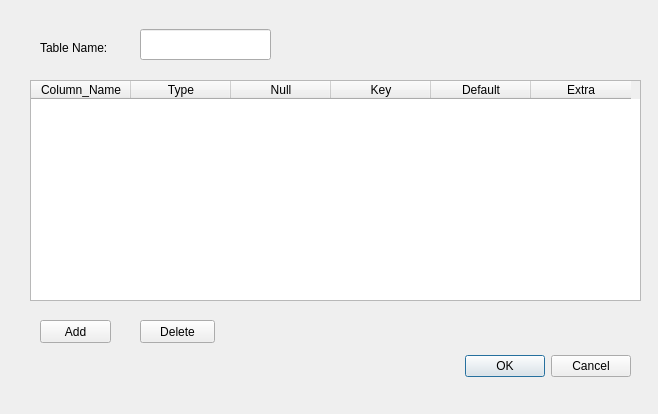
<?xml version="1.0" encoding="UTF-8"?>
<ui version="4.0">
 <class>NewTable</class>
 <widget class="QDialog" name="NewTable">
  <property name="geometry">
   <rect>
    <x>0</x>
    <y>0</y>
    <width>658</width>
    <height>414</height>
   </rect>
  </property>
  <property name="windowTitle">
   <string>New Table</string>
  </property>
  <widget class="QDialogButtonBox" name="buttonBox">
   <property name="geometry">
    <rect>
     <x>290</x>
     <y>350</y>
     <width>341</width>
     <height>32</height>
    </rect>
   </property>
   <property name="orientation">
    <enum>Qt::Horizontal</enum>
   </property>
   <property name="standardButtons">
    <set>QDialogButtonBox::Cancel|QDialogButtonBox::Ok</set>
   </property>
  </widget>
  <widget class="QTableWidget" name="tableWidget">
   <property name="geometry">
    <rect>
     <x>30</x>
     <y>80</y>
     <width>611</width>
     <height>221</height>
    </rect>
   </property>
   <column>
    <property name="text">
     <string>Column_Name</string>
    </property>
   </column>
   <column>
    <property name="text">
     <string>Type</string>
    </property>
   </column>
   <column>
    <property name="text">
     <string>Null</string>
    </property>
   </column>
   <column>
    <property name="text">
     <string>Key</string>
    </property>
   </column>
   <column>
    <property name="text">
     <string>Default</string>
    </property>
   </column>
   <column>
    <property name="text">
     <string>Extra</string>
    </property>
   </column>
  </widget>
  <widget class="QPushButton" name="pushButton">
   <property name="geometry">
    <rect>
     <x>40</x>
     <y>320</y>
     <width>71</width>
     <height>23</height>
    </rect>
   </property>
   <property name="autoFillBackground">
    <bool>false</bool>
   </property>
   <property name="text">
    <string>Add</string>
   </property>
  </widget>
  <widget class="QPushButton" name="pushButton_2">
   <property name="geometry">
    <rect>
     <x>140</x>
     <y>320</y>
     <width>75</width>
     <height>23</height>
    </rect>
   </property>
   <property name="text">
    <string>Delete</string>
   </property>
  </widget>
  <widget class="QLabel" name="label">
   <property name="geometry">
    <rect>
     <x>40</x>
     <y>40</y>
     <width>81</width>
     <height>16</height>
    </rect>
   </property>
   <property name="text">
    <string>Table Name:</string>
   </property>
  </widget>
  <widget class="QLineEdit" name="lineEdit">
   <property name="geometry">
    <rect>
     <x>140</x>
     <y>29</y>
     <width>131</width>
     <height>31</height>
    </rect>
   </property>
  </widget>
 </widget>
 <resources/>
 <connections>
  <connection>
   <sender>buttonBox</sender>
   <signal>accepted()</signal>
   <receiver>NewTable</receiver>
   <slot>accept()</slot>
   <hints>
    <hint type="sourcelabel">
     <x>248</x>
     <y>254</y>
    </hint>
    <hint type="destinationlabel">
     <x>157</x>
     <y>274</y>
    </hint>
   </hints>
  </connection>
  <connection>
   <sender>buttonBox</sender>
   <signal>rejected()</signal>
   <receiver>NewTable</receiver>
   <slot>reject()</slot>
   <hints>
    <hint type="sourcelabel">
     <x>316</x>
     <y>260</y>
    </hint>
    <hint type="destinationlabel">
     <x>286</x>
     <y>274</y>
    </hint>
   </hints>
  </connection>
 </connections>
</ui>
